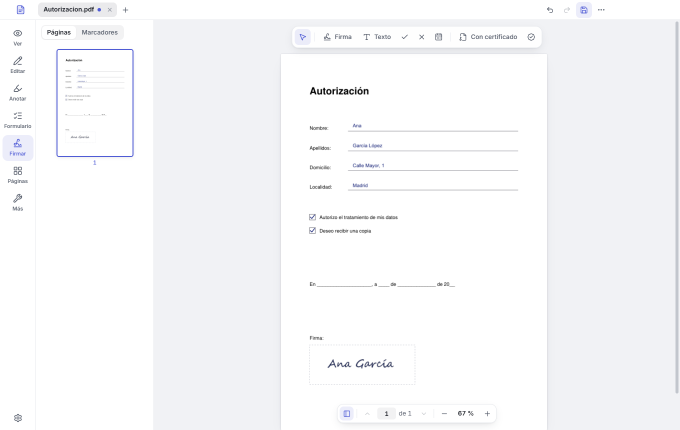
#> input picture .github/firma.png, 1360 x 860 px (shown at 1/2 size)
$ python -i scanworker.py   (imports and definitions only)
#> lines starting #> are read from the running program, lines starting #| are printed output that depends on the picture; after the words box and inside, x2 and y2 are one past the last pixel; in counts of white or black regions, pixels touching at a corner belong together
#> further down, picture is the input picture: shape (860, 1360, 3); mean B, G, R 249.4, 247.8, 247.4
"""Busca el documento en fotos de papeles, en un proceso aparte.

Se lanza como ``python -m folio_engine --scan-worker <peticion.json> <resultado.json>``
(o el ejecutable empaquetado con los mismos argumentos). Usa OpenCV y NumPy,
que no pueden cargarse dentro del motor (ver wordworker.py), y va aislado igual
que la conversion a Word: con el motor aislado lo lanza el intermediario dentro
del mismo AppContainer.

La peticion la escribe el motor en su carpeta privada: la lista de imagenes que
hay junto a ella (PNG reducidas que el propio motor ha descodificado y vuelto a
guardar: aqui nunca llega el archivo original del usuario). El resultado dice,
para cada una, donde estan las cuatro esquinas del papel en coordenadas
relativas (0..1, en el orden superior izquierda, superior derecha, inferior
derecha, inferior izquierda) o ``null`` si no se encuentra con seguridad.
"""

from __future__ import annotations

import json
import logging
import math
import os
import re
import sys
from typing import Any

EXIT_OK = 0
EXIT_USAGE = 2
EXIT_UNAVAILABLE = 3
EXIT_FAILED = 4

_NAME = re.compile(r"^det-\d{1,4}\.png$")
MAX_IMAGES = 500
MAX_REQUEST = 256 * 1024
MAX_IMAGE_BYTES = 40 * 1024 * 1024
# Lado mayor con el que se busca el papel: de sobra para encontrar sus bordes y rapido.
WORK_SIZE = 720
# El papel ocupa al menos esta parte de la foto: lo mas pequeno suele ser otra cosa.
MIN_AREA = 0.18
# Si ocupa casi toda la foto no hay fondo que quitar: mejor la foto entera.
MAX_AREA = 0.985
# Diferencia minima de color entre el papel y lo que lo rodea (en Lab de OpenCV).
MIN_CONTRAST = 18.0


def _libs() -> tuple[Any, Any]:
    import cv2
    import numpy as np

    return cv2, np


def _order(points: Any) -> Any:
    """Las cuatro esquinas en el orden de las agujas del reloj, empezando por la superior izquierda."""
    _, np = _libs()
    pts = np.asarray(points, dtype=np.float64).reshape(4, 2)
    center = pts.mean(axis=0)
    # Con el eje y hacia abajo, el angulo crece en el sentido de las agujas del reloj.
    pts = pts[np.argsort(np.arctan2(pts[:, 1] - center[1], pts[:, 0] - center[0]))]
    return np.roll(pts, -int(np.argmin(pts.sum(axis=1))), axis=0)


def _contrast(quad: Any, lab: Any) -> float:
    """Diferencia entre el color justo dentro del borde y el de justo fuera.

    Con la mediana, que no se deja llevar por el texto: el borde de un papel
    sobre una mesa separa colores distintos; el contorno de un bloque de texto
    (lo que se encontraria en un escaneo o en una foto sin fondo) tiene papel
    blanco a los dos lados.
    """
    cv2, np = _libs()
    height, width = lab.shape[:2]
    mask = np.zeros((height, width), np.uint8)
    cv2.fillConvexPoly(mask, np.round(quad).astype(np.int32), 255)
    size = max(3, round(0.025 * max(height, width)))
    kernel = cv2.getStructuringElement(cv2.MORPH_RECT, (size, size))
    outer = cv2.subtract(cv2.dilate(mask, kernel), mask)
    inner = cv2.subtract(mask, cv2.erode(mask, kernel))
    if cv2.countNonZero(outer) < 50 or cv2.countNonZero(inner) < 50:
        return 0.0
    inside = np.median(lab[inner > 0], axis=0).astype(np.float64)
    outside = np.median(lab[outer > 0], axis=0).astype(np.float64)
    return float(np.linalg.norm(inside - outside))


def _score(quad: Any, width: int, height: int, lab: Any) -> float:
    """Lo grande que es el cuadrilatero si parece una hoja de papel; 0 si no lo parece."""
    cv2, np = _libs()
    area = abs(float(cv2.contourArea(quad.astype(np.float32))))
    share = area / float(width * height)
    if not MIN_AREA <= share <= MAX_AREA:
        return 0.0
    if not cv2.isContourConvex(quad.astype(np.float32).reshape(-1, 1, 2)):
        return 0.0
    sides = [float(np.linalg.norm(quad[i] - quad[(i + 1) % 4])) for i in range(4)]
    if min(sides) < 8:
        return 0.0
    # Una hoja vista con algo de perspectiva: esquinas no muy lejos de los 90
    # grados y lados opuestos parecidos.
    for i in range(4):
        before, here, after = quad[i - 1], quad[i], quad[(i + 1) % 4]
        a, b = before - here, after - here
        cosine = float(np.dot(a, b)) / (float(np.linalg.norm(a) * np.linalg.norm(b)) + 1e-9)
        if not 50.0 <= math.degrees(math.acos(max(-1.0, min(1.0, cosine)))) <= 130.0:
            return 0.0
    if min(sides[0], sides[2]) / max(sides[0], sides[2]) < 0.55 or min(sides[1], sides[3]) / max(sides[1], sides[3]) < 0.55:
        return 0.0
    # El propio marco de la foto no es un papel.
    margin_x, margin_y = 0.012 * width, 0.012 * height
    framed = sum(
        1 for x, y in quad if (x < margin_x or x > width - margin_x) and (y < margin_y or y > height - margin_y)
    )
    if framed >= 3 or _contrast(quad, lab) < MIN_CONTRAST:
        return 0.0
    return share


def _quads(binary: Any, lab: Any, *, retrieval: int, box_fallback: bool) -> list[tuple[float, Any]]:
    """Cuadrilateros candidatos en una imagen en blanco y negro (bordes o zona del papel)."""
    cv2, _ = _libs()
    height, width = binary.shape[:2]
    found: list[tuple[float, Any]] = []
    contours, _ = cv2.findContours(binary, retrieval, cv2.CHAIN_APPROX_SIMPLE)
    total = float(width * height)
    for contour in sorted(contours, key=cv2.contourArea, reverse=True)[:8]:
        hull = cv2.convexHull(contour)
        if cv2.contourArea(hull) < MIN_AREA * total:
            break
        perimeter = cv2.arcLength(hull, True)
        quad = None
        for tolerance in (0.015, 0.02, 0.03, 0.04, 0.05, 0.065, 0.08):
            approx = cv2.approxPolyDP(hull, tolerance * perimeter, True)
            if len(approx) == 4:
                quad = approx.reshape(4, 2)
                break
            if len(approx) < 4:
                break
        if quad is None and box_fallback:
            # Esquinas redondeadas o dobladas: el rectangulo que mejor la envuelve.
            quad = cv2.boxPoints(cv2.minAreaRect(hull))
        if quad is None:
            continue
        quad = _order(quad)
        score = _score(quad, width, height, lab)
        if score > 0:
            found.append((score, quad))
    return found


def find_document(image: Any) -> list[list[float]] | None:
    """Esquinas del papel en una imagen BGR de OpenCV, relativas a su tamano; None si no se ve claro."""
    cv2, np = _libs()
    height, width = image.shape[:2]
#> height = 860; width = 1360
    scale = min(1.0, WORK_SIZE / max(height, width))
#> scale = 0.529
    if scale < 1.0:
        image = cv2.resize(image, (max(1, round(width * scale)), max(1, round(height * scale))), interpolation=cv2.INTER_AREA)
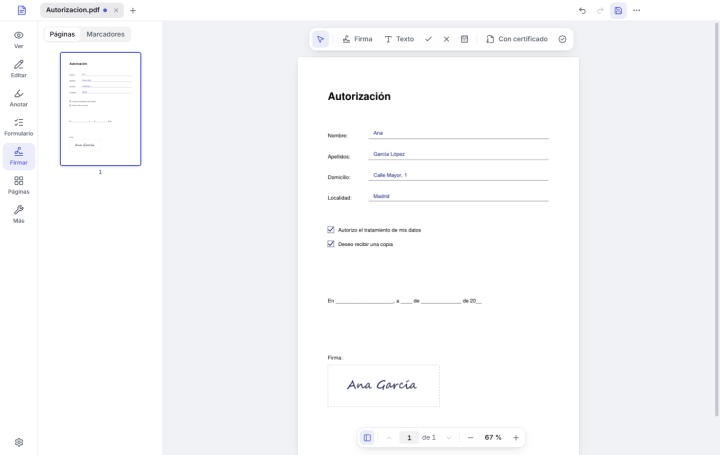
#> image: shape (455, 720, 3); mean of channels 0, 1, 2 249.4, 247.8, 247.4; drawn as B, G, R
    height, width = image.shape[:2]
#> height = 455; width = 720
    kernel = cv2.getStructuringElement(cv2.MORPH_RECT, (5, 5))
    lab = cv2.cvtColor(cv2.GaussianBlur(image, (3, 3), 0), cv2.COLOR_BGR2LAB)
#> lab: shape (455, 720, 3); mean of channels 0, 1, 2 248.8, 128.1, 127
    candidates: list[tuple[float, Any]] = []

    # 1. Bordes: el contorno del papel contra lo que hay detras, con varios
    #    umbrales (fotos con poco contraste y con mucho).
    gray = cv2.GaussianBlur(cv2.cvtColor(image, cv2.COLOR_BGR2GRAY), (5, 5), 0)
    median = float(np.median(gray))
#> median = 254
    for low, high in ((0.66 * median, 1.33 * median), (20.0, 60.0), (50.0, 150.0)):
        low = max(0.0, low)
        edges = cv2.Canny(gray, int(low), int(min(255.0, max(low + 10.0, high))))
        edges = cv2.dilate(edges, kernel, iterations=1)
        edges = cv2.morphologyEx(edges, cv2.MORPH_CLOSE, kernel, iterations=2)
        candidates += _quads(edges, lab, retrieval=cv2.RETR_LIST, box_fallback=False)
#> this loop made 3 passes
#> (low, high) on passes 1 to 3: (167.6, 337.8), (20, 60), (50, 150)
#> pass 1, in find_document, `edges = cv2.Canny(gray, int(low), int(min(255.0, max(low + 10.0, high)..`:
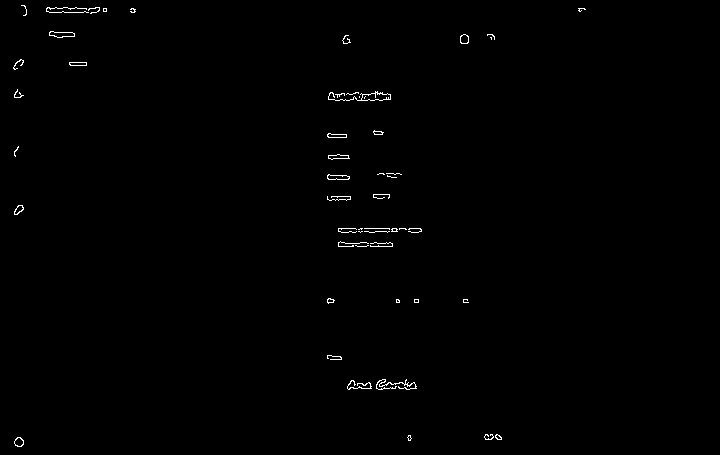
#> edges: shape (455, 720); 0.5% white in thin lines or dots, all inside (x1, y1, x2, y2) = (13, 5, 586, 447)
#> pass 1, in find_document, `edges = cv2.morphologyEx(edges, cv2.MORPH_CLOSE, kernel, iterations=2)`:
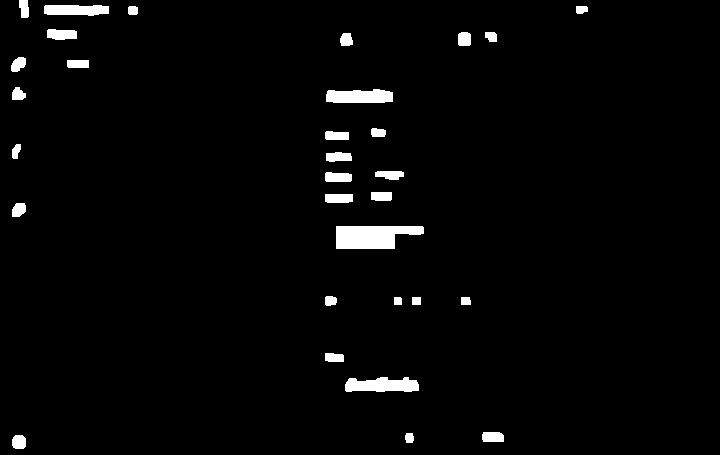
#> edges: shape (455, 720); 2.5% white; 31 white regions, largest, box (x1, y1, x2, y2) and area: (336, 226, 424, 249) 1600, (345, 377, 419, 392) 879, (326, 89, 393, 103) 817
#> after the loop:
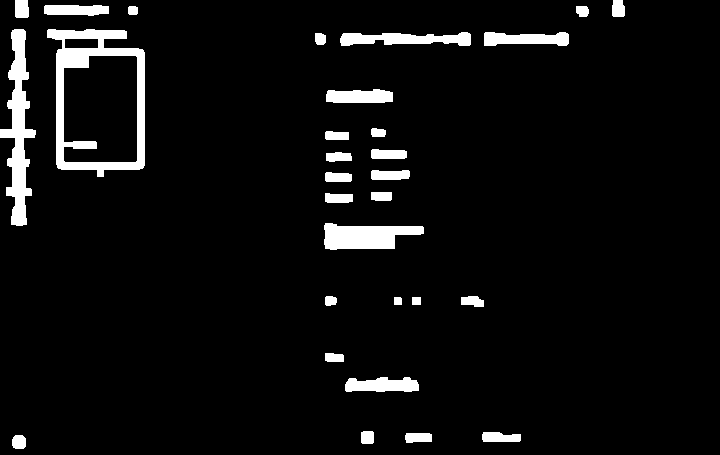
#> edges: shape (455, 720); 5.5% white; 30 white regions, largest, box (x1, y1, x2, y2) and area: (47, 29, 145, 177) 4477, (0, 29, 36, 226) 3021, (324, 223, 424, 250) 1917
#> after the loop, candidates = []

    # 2. Zona del papel: claro y poco saturado frente a una mesa o un fondo de color.
    hsv = cv2.cvtColor(image, cv2.COLOR_BGR2HSV)
#> hsv: shape (455, 720, 3); mean H, S, V 47.8, 2.1, 249.4
    paper = cv2.GaussianBlur(cv2.subtract(hsv[:, :, 2], hsv[:, :, 1]), (7, 7), 0)
    _, mask = cv2.threshold(paper, 0, 255, cv2.THRESH_BINARY + cv2.THRESH_OTSU)
#> mask: shape (455, 720); 55.9% white; 70 black regions (7 under 20 px), largest, box (x1, y1, x2, y2) and area: (162, 2, 720, 455) 126138, (57, 49, 144, 176) 2330, (40, 2, 124, 19) 1398
    mask = cv2.morphologyEx(mask, cv2.MORPH_OPEN, kernel, iterations=2)
#> mask: shape (455, 720); 53.9% white; 24 black regions (2 under 20 px), largest, box (x1, y1, x2, y2) and area: (162, 0, 720, 455) 130220, (40, 0, 144, 176) 7068, (358, 430, 524, 455) 2536
    mask = cv2.morphologyEx(mask, cv2.MORPH_CLOSE, kernel, iterations=3)
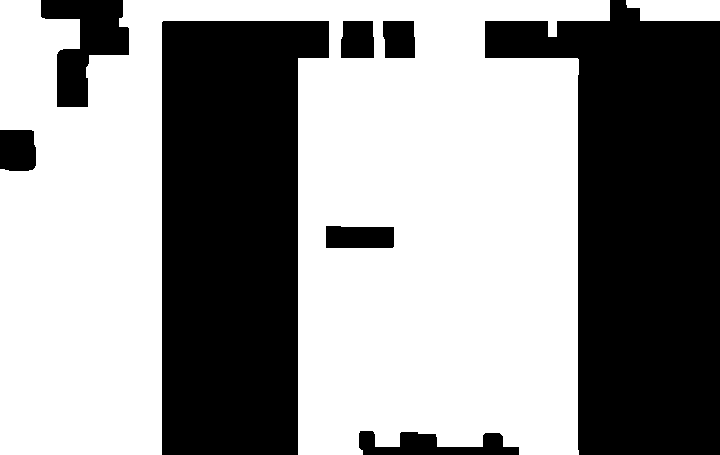
#> mask: shape (455, 720); 57.9% white; 8 black regions
    candidates += _quads(mask, lab, retrieval=cv2.RETR_EXTERNAL, box_fallback=True)
#> in _quads (call 4), `contours, _ = cv2.findContours(binary, retrieval, cv2.CHAIN_APPROX_SIM..`: contours = 2 contours; box (x1, y1, x2, y2) and area: (0, 0, 610, 455) 189711, (626, 0, 720, 21) 1676
#> the loop in _quads (call 4), `for contour in sorted(contours, key=cv2.contourArea, reverse=True)[:8]:` made 2 passes
#> (perimeter, center in _order, area in _score, share in _score, sides in _score, margin_x in _score, margin_y in _score) on pass 1: (2096.1, [296.8, 227], 269449, 0.822, [609, 455.1, 578, 454], 8.64, 5.46)
#> pass 1, in _contrast, `outer = cv2.subtract(cv2.dilate(mask, kernel), mask)`:
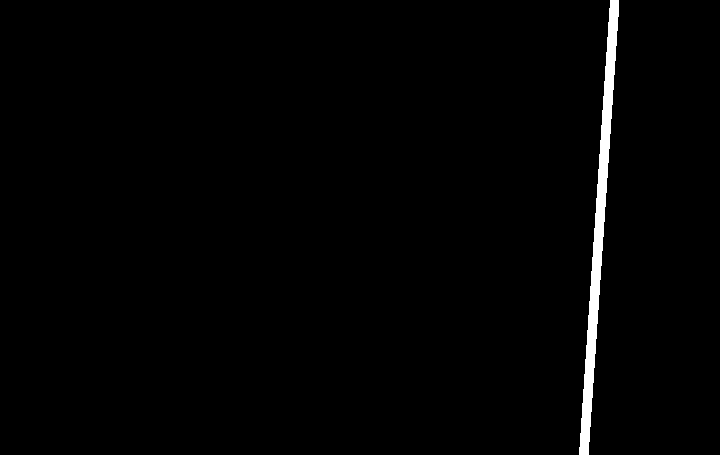
#> outer: shape (455, 720); 1.3% white; 1 white region, box (x1, y1, x2, y2) and area: (579, 0, 619, 455) 4373
#> pass 1, in _contrast, `inner = cv2.subtract(mask, cv2.erode(mask, kernel))`:
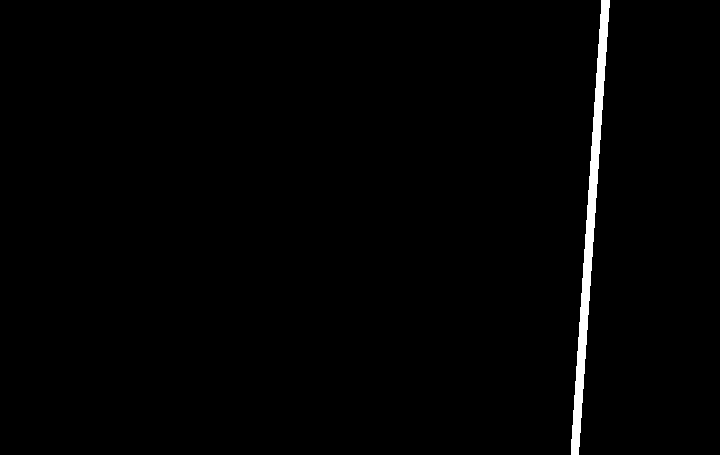
#> inner: shape (455, 720); 1.2% white; 1 white region, box (x1, y1, x2, y2) and area: (571, 0, 610, 455) 3888

    if not candidates:
        return None
    _, quad = max(candidates, key=lambda item: item[0])
    return [[round(min(1.0, max(0.0, float(x) / width)), 5), round(min(1.0, max(0.0, float(y) / height)), 5)] for x, y in quad]


# [57 lines left out: function main, not called in this run]

>>> import cv2
>>> picture = cv2.imread('../../.github/firma.png')
>>> result = find_document(picture)

$ run again, on .github/imprimir.png
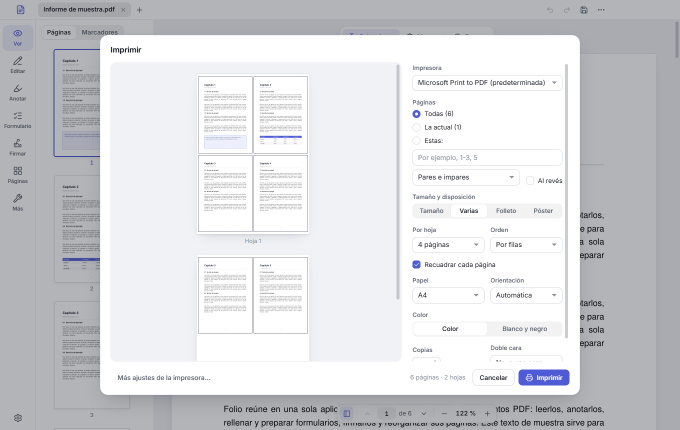
#> input picture .github/imprimir.png, 1360 x 860 px (shown at 1/2 size)
#> picture is the input picture: shape (860, 1360, 3); mean B, G, R 218.2, 215.4, 214.6
#> lab: shape (455, 720, 3); mean of channels 0, 1, 2 219.2, 128.2, 126.3
#> median = 240
#> the loop in find_document, `for low, high in ((0.66 * median, 1.33 * median), (20.0, 60.0), (50.0,..` made 3 passes
#> (low, high) on passes 1 to 3: (158.4, 319.2), (20, 60), (50, 150)
#> pass 1, in find_document, `edges = cv2.morphologyEx(edges, cv2.MORPH_CLOSE, kernel, iterations=2)`:
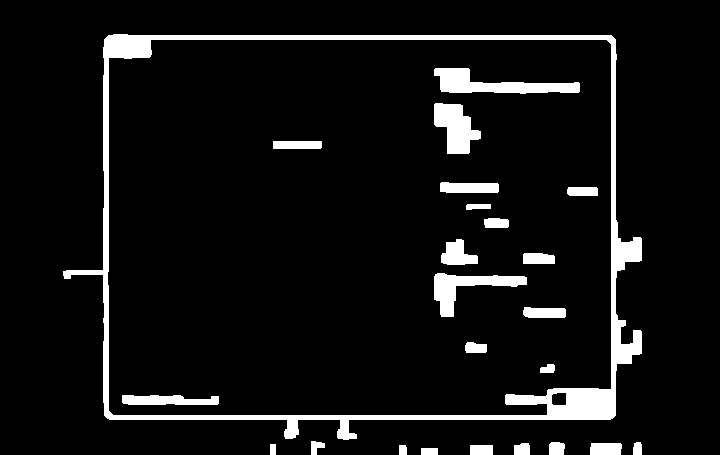
#> edges: shape (455, 720); 7.5% white; 24 white regions, largest, box (x1, y1, x2, y2) and area: (63, 34, 642, 440) 13983, (434, 68, 580, 94) 1897, (434, 273, 527, 317) 1504
#> hsv: shape (455, 720, 3); mean H, S, V 75.6, 4.8, 218.2
#> contours = 1 contour; box (x1, y1, x2, y2) and area: (106, 37, 614, 418) 192576
#> the loop in _quads (call 4), `for contour in sorted(contours, key=cv2.contourArea, reverse=True)[:8]:` made 1 pass
#> (perimeter, center in _order, area in _score, share in _score, sides in _score, margin_x in _score, margin_y in _score) on pass 1: (1760.7, [359.5, 227], 188259, 0.575, [502, 375, 502, 375], 8.64, 5.46)
#> pass 1, in _contrast (call 7), `inner = cv2.subtract(mask, cv2.erode(mask, kernel))`:
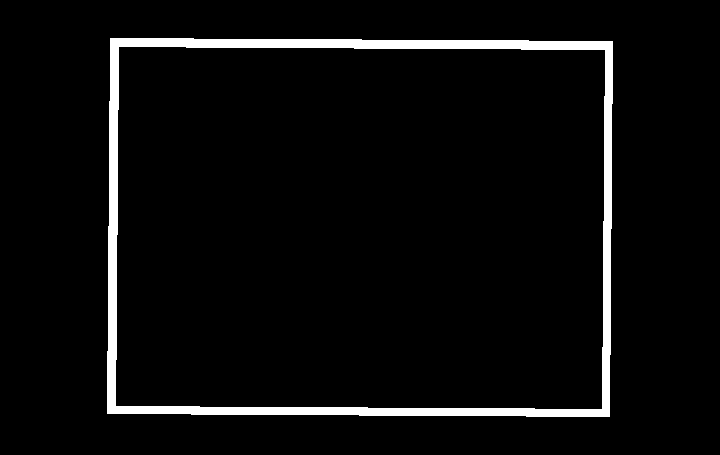
#> inner: shape (455, 720); 4.5% white; 1 white region, box (x1, y1, x2, y2) and area: (107, 38, 613, 417) 14756
#> in find_document, `candidates += _quads(mask, lab, retrieval=cv2.RETR_EXTERNAL, box_fallb..`: candidates = [(0.588, [[104, 39], [611, 35], [615, 415], [107, 418]]), (0.575, [[110, 38], [612, 41], [609, 416], [107, 413]])]
#> in find_document, `_, quad = max(candidates, key=lambda item: item[0])`: quad = [[104, 39], [611, 35], [615, 415], [107, 418]]
#> result = [[0.144, 0.0857], [0.849, 0.0769], [0.854, 0.912], [0.149, 0.919]]
